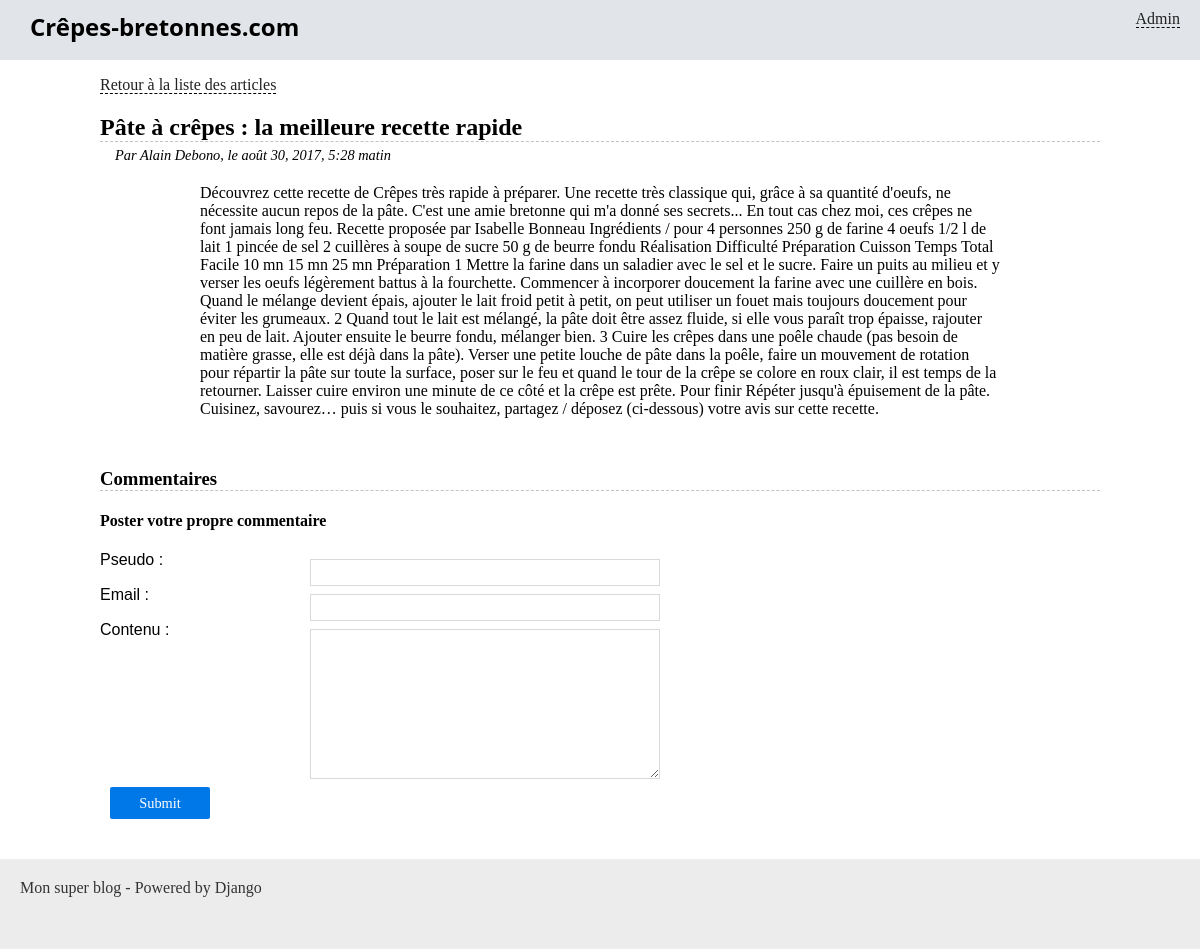
Before: /blog/pate-crepes-la-meilleure-recette-rapide with the older database file.
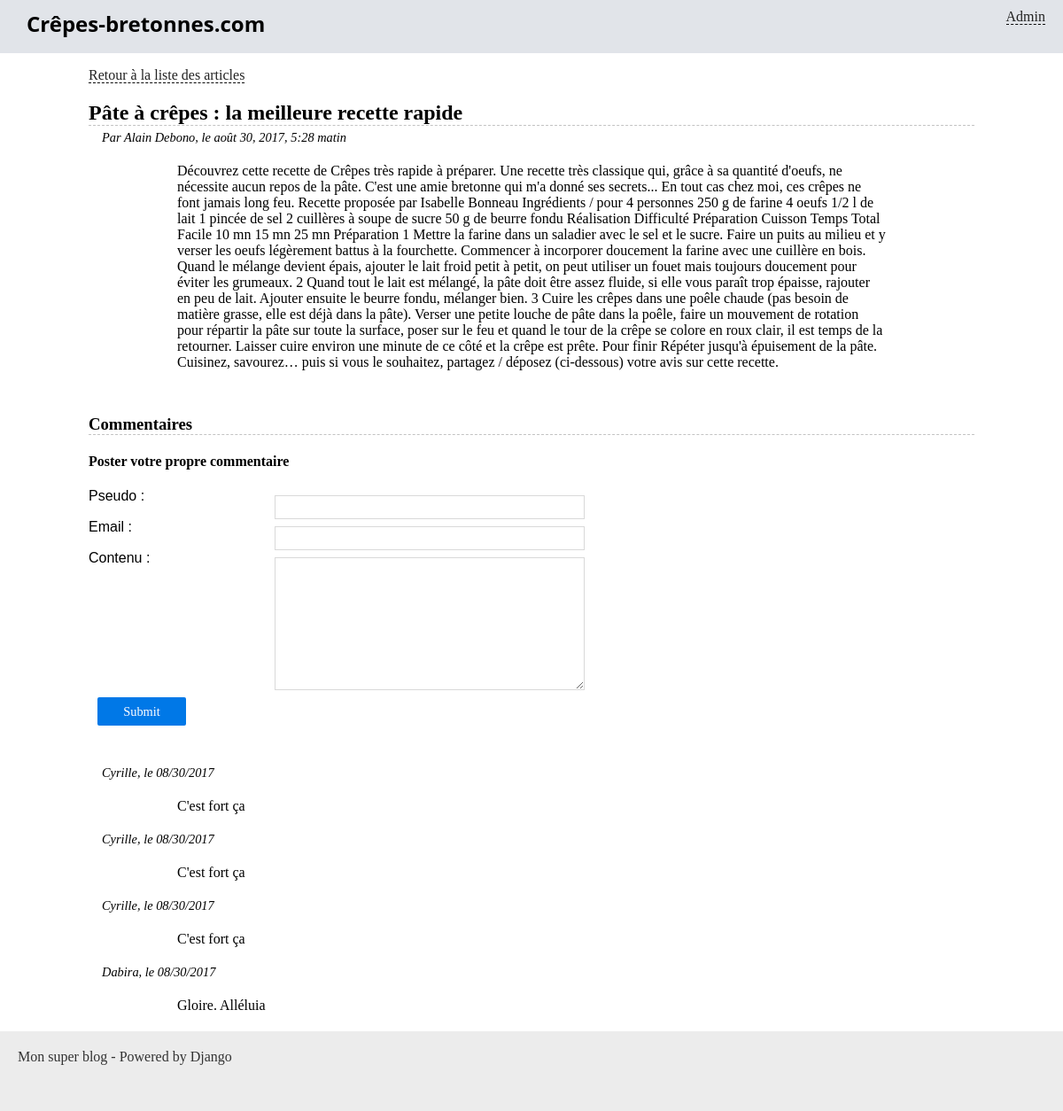
After: the same page with the newer database file.
### blog/models.py (models this page shows, shortened)
class Article(models.Model):
	titre = models.CharField(max_length=100)
	slug = models.SlugField()
	auteur = models.CharField(max_length=42)
	contenu = models.TextField(null=True)
	date = models.DateTimeField(verbose_name="Date de parution", auto_now_add=True, auto_now=False)
	is_visible = models.BooleanField(verbose_name="Article publié ?", default=False)
	categorie = models.ForeignKey('Categorie', verbose_name="Catégorie", related_name="categories")

class Comment(models.Model):
    article = models.ForeignKey('Article', verbose_name="Article", related_name="commentaires")
    pseudo = models.CharField("Pseudo", max_length=25)
    email = models.EmailField("Email")
    contenu = models.TextField("Contenu")
    is_visible = models.BooleanField("Commentaire visible ?", default=True)
    date = models.DateTimeField("Date de soumission", auto_now_add=True, auto_now=False)
    class Meta:
    	verbose_name = 'Commentaire'
    	verbose_name_plural = 'Commentaires'

### blog/views.py (the view)
# urls.py: url(r'^(?P<slug>.+)$', views.lire_article, name='blog_lire'),
def lire_article(request, slug):
    article = get_object_or_404(Article, slug=slug)
    form = CommentForm(request.POST or None)
    if form.is_valid():
    	pseudo = form.cleaned_data['pseudo']
    	email = form.cleaned_data['email']
    	contenu = strip_tags(form.cleaned_data['contenu'])
    	Comment.objects.create(article=article, pseudo=pseudo, email=email, contenu=contenu)
    	form = CommentForm(None) # reset the fields of the form
    return render(request, 'blog/lire_article.html', locals())

### blog/forms.py
class CommentForm(forms.Form):
	pseudo = forms.CharField(label="Pseudo", max_length=25)
	email = forms.EmailField(label="Email")
	contenu = forms.CharField(label="Contenu", widget=forms.Textarea)

### blog/templates/blog/lire_article.html (shortened to what this page needs)
{% extends "base.html" %}
{% block content %}
	<p>
		<a href="{% url 'accueil' %}">Retour à la liste des articles</a>
	</p>
	<h2 class="titre-article">{{ article.titre }}</h2>
	<p class="infos-article">Par {{ article.auteur }}, le {{ article.date }}</p>
	<div class="contenu-article">
		{{ article.contenu|safe }}
	</div>
	<h3 class="titre-comments">Commentaires</h3>
	<h4>Poster votre propre commentaire</h4>
	<form method="post" action="{% url 'blog_lire' article.slug %}" class="pure-form">
		{{ form.as_p }}
		<p style="text-align:center">
			<input class="pure-button pure-button-primary" type="submit" />
		</p>
	</form>
	<div class="commentaire">
		{% for comment in article.commentaires.all %}
			{%if comment.is_visible %}
				<p class="infos-article">{{ comment.pseudo }}, le {{ comment.date|date:'SHORT_DATE_FORMAT' }}</p>
				<p class="contenu-article">{{ comment.contenu|striptags }}</p>
			{% endif %}
		{% endfor %}
	</div>
{% endblock %}

### templates/base.html (shortened to what this page needs)
{% load static %}
<!doctype html>
<html lang="fr">
<head>
    <link rel="stylesheet" href="{% static 'blog/css/style.css' %}" />
</head>
<body>
    <header>
    	<aside>
        	<a href="{% url 'admin:index' %}">Admin</a>
        </aside>
        <h1>Crêpes-bretonnes.com</h1>
    </header>
    <div class="container">
    	{% block content %}{% endblock %}
    </div>
    <footer>
        Mon super blog - Powered by Django
    </footer>
</body>
</html>

### blog/static/blog/css/style.css (style rules this page uses)
* { box-sizing: border-box; }
body { margin: 0; padding: 0; }
a { color: #222; border-bottom: 1px dashed #000; text-decoration: none; }
.container { margin: 0 auto; width: 1000px; }
header { background-color: #e1e4e9; height: 60px; padding-top: 10px; padding-bottom: 13px; }
header aside { float: right; margin-right: 20px; }
header h1 { margin: 0 30px; font-size: 1.5em; font-family: 'Open Sans'; }
footer { background-color: #ECECEC; color: #333; height: 90px; padding: 20px; }
form label { display: block; float: left; font-weight: lighter; width: 200px; text-align: justify; font-family: Arvo, Arial; }
form input, form select, form textarea { border: 1px solid #d9d9d9; color: #343434; float: left; margin: 8px 10px 0px 10px; padding: 5px; width: 350px; }
form textarea { height: 150px; }
form p { clear: both; }
.titre-article, .titre-comments { border-bottom: 1px dashed #c3c3c3; margin-bottom: 0; }
.infos-article { margin: 5px 0 0 15px; font-style: italic; font-size: 0.9em; }
.titre-comments { margin-top: 50px; }
.contenu-article { margin: 20px auto; width: 80%; }
input[type="submit"] { background-color: #0078E7; color: #FFF; font-family: Verdana; font-size: 0.9em; padding: 0.5em 1em; border: 0px none transparent; text-decoration: none; border-radius: 2px; display: inline-block; width: 100px; margin-bottom: 40px; }

Changed rows visible on the page:
added Comment: pseudo "Cyrille", date "08/30/2017", contenu "C'est fort ça"
added Comment: pseudo "Cyrille", date "08/30/2017", contenu "C'est fort ça"
added Comment: pseudo "Cyrille", date "08/30/2017", contenu "C'est fort ça"
added Comment: pseudo "Dabira", date "08/30/2017", contenu "Gloire. Alléluia"
